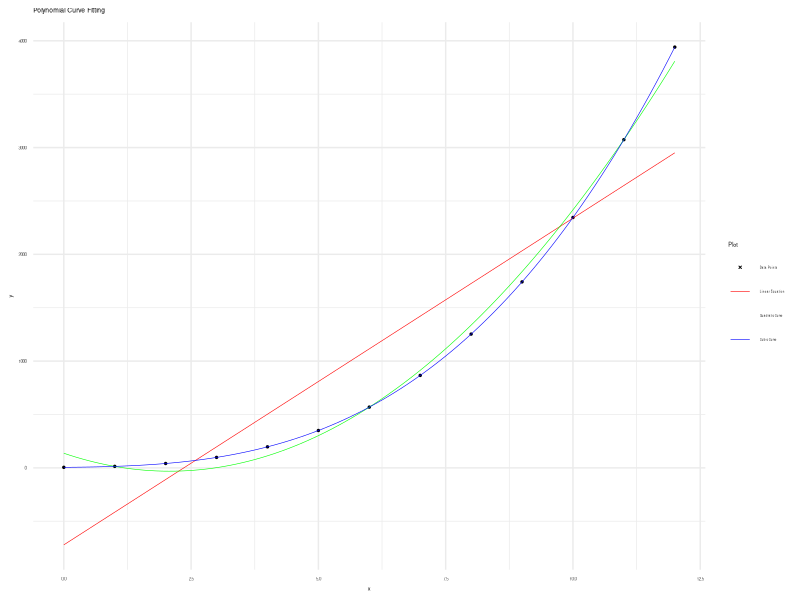

This figure's R source:
# Load required libraries
library(readr)
library(ggplot2)
library(R6)

CurveFitting <- R6Class("CurveFitting",

  public = list(
    xs  = NULL, ys  = NULL,
    lm1 = NULL, lm2 = NULL, lm3 = NULL,
    xp  = NULL, yp1 = NULL, yp2 = NULL, yp3 = NULL,

    initialize = function(xs, ys) {
      self$xs <- xs
      self$ys <- ys
    },

    generate_regressions = function() {
      # Keep the variable name for data frame
      x_values <- self$xs
    
      # Independent x values.
      self$xp <- seq(
        min(x_values), max(x_values),
        length.out = 100)

      # Generate values for the linear regression
      self$lm1 <- lm(self$ys ~
        poly(x_values, 1, raw = TRUE))
      self$yp1 <- predict(self$lm1,
        newdata = data.frame(x_values = self$xp))

      # Generate values for the quadratic regression
      self$lm2 <- lm(self$ys ~
        poly(x_values, 2, raw = TRUE))
      self$yp2 <- predict(self$lm2,
        newdata = data.frame(x_values = self$xp))

      # Generate values for the cubic regression
      self$lm3 <- lm(self$ys ~
        poly(x_values, 3, raw = TRUE))
      self$yp3 <- predict(self$lm3,
        newdata = data.frame(x_values = self$xp))
    },

    show_coeff = function(order, lm_model) {
      # Define a named vector
      # to map order numbers to curve types
      coeff_text <- c(
        "(a, b)" = 1, "(a, b, c)" = 2,
        "(a, b, c, d)" = 3)
      order_text <- c(
        "Linear" = 1, "Quadratic" = 2, "Cubic" = 3)

      # Print the curve type
      cat(paste("Using lm_model :",
        names(order_text)[order], "\n"))

      # Coefficients
      coefficients <- coef(lm_model)

      # Reverse order to match output
      coefficients <- coefficients[
        length(coefficients):1]

      # Print coefficients
      cat("Coefficients ",
        names(coeff_text)[order], ":\n\t",
        coefficients, "\n")
    },

    show_coeffs = function() {
      self$show_coeff(1, self$lm1)
      self$show_coeff(2, self$lm2)
      self$show_coeff(3, self$lm3)
    },

    create_plot = function() {
      # Create data frame for ggplot2
      data <- data.frame(x = self$xs, y = self$ys)

      # Plot using ggplot2
      plot <- ggplot(data,
          aes(x = x, y = y, color = "Data Points")) +
        geom_point(size = 0.5) +
        geom_line(
          data = data.frame(x = self$xp, y = self$yp1),
          aes(x = x, y = y, color = "Linear Equation"),
          linewidth = 0.2) +
        geom_line(
          data = data.frame(x = self$xp, y = self$yp2),
          aes(x = x, y = y, color = "Quadratic Curve"),
          linewidth = 0.2) +
        geom_line(
          data = data.frame(x = self$xp, y = self$yp3),
          aes(x = x, y = y, color = "Cubic Curve"),
          linewidth = 0.2) +
        labs(
          x = "x", y = "y",
          title = "Polynomial Curve Fitting") +
        theme_minimal() +
        theme(
          legend.position = "right",
          legend.text = element_text(size = 2),
          text = element_text(size = 4)
        ) +
        scale_color_manual(
          name = "Plot",
          breaks = c(
            "Data Points",
            "Linear Equation",
            "Quadratic Curve",
            "Cubic Curve"),
          values = c(
            "Data Points" = "black",
            "Linear Equation" = "red", 
            "Quadratic Curve" = "green", 
            "Cubic Curve" = "blue")) +
        guides(
          color = guide_legend(
            override.aes = list(
              shape = c(4, NA), linetype = c(0, 1))
          )
        )

      # Save plot as PNG
      ggsave("19-lm-merge.png", plot,
        width = 800, height = 400, units = "px")
    }
  )
)

# Read data from CSV file
series <- read_csv(
  "series.csv",
  show_col_types = FALSE)

# Create CurveFitting object
# Perform linear regression, display, and plot
curve_fitting <- CurveFitting$new(
  series$xs, series$ys3)
curve_fitting$generate_regressions()
curve_fitting$show_coeffs()
curve_fitting$create_plot()
